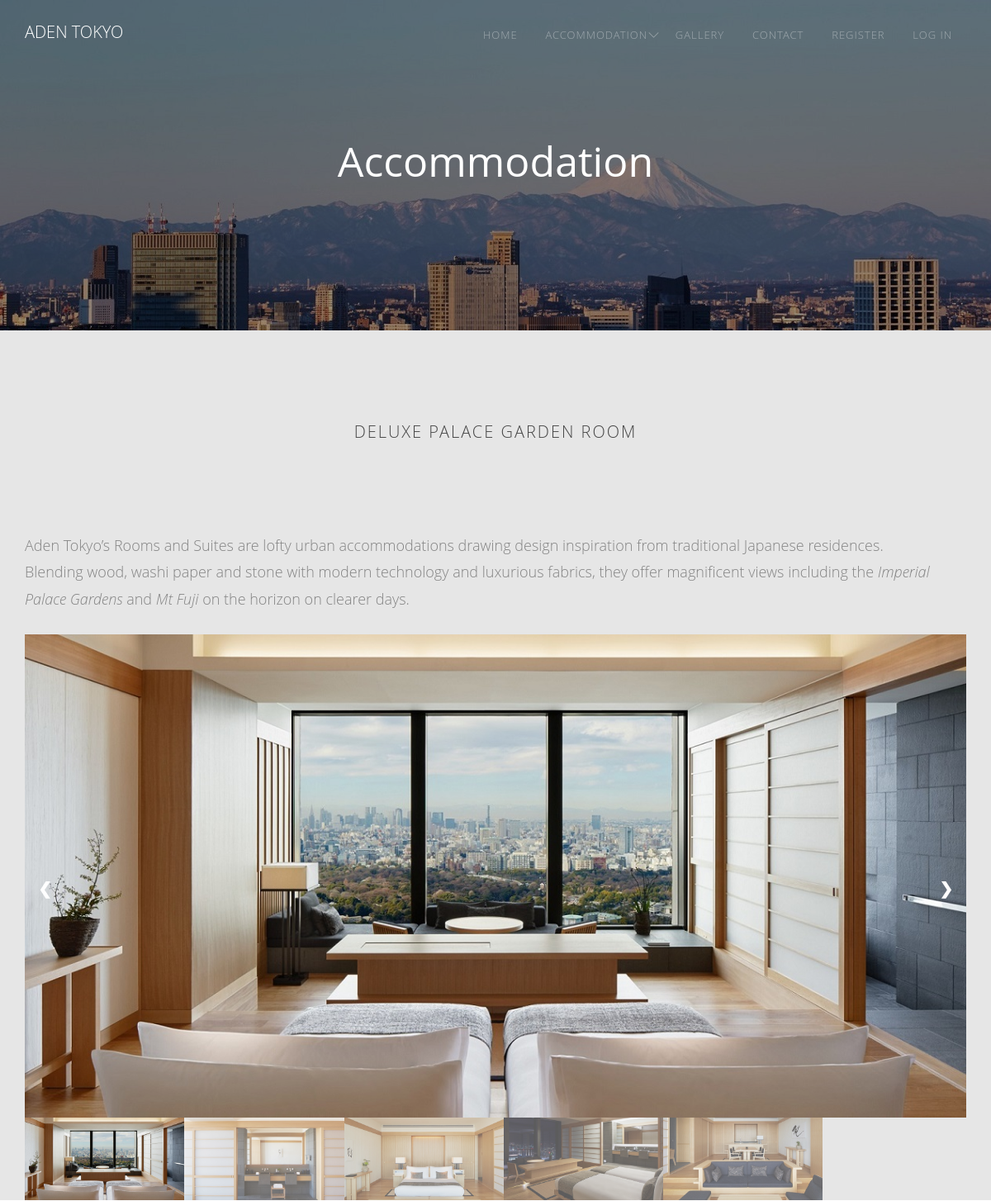
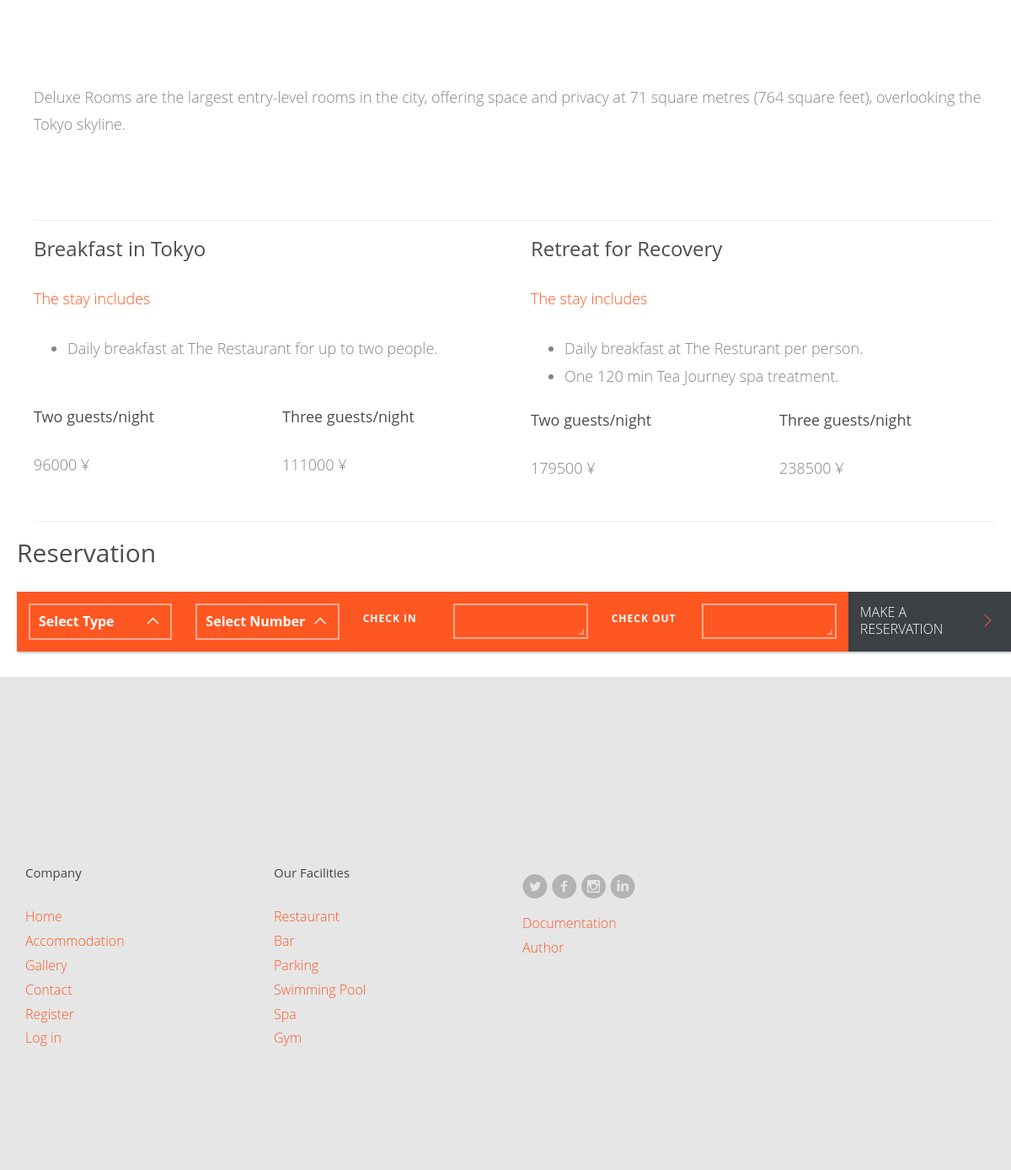
The app's page /index.php?page=accommodation&idRoom=1 with its own data (2 pictures, top to bottom).
### tables this page shows
CREATE TABLE `menu` (
  `id_menu` int(50) NOT NULL,
  `href` varchar(50) NOT NULL,
  `text` varchar(50) NOT NULL
);

CREATE TABLE `rooms` (
  `id_room` int(50) NOT NULL,
  `room_name` varchar(50) NOT NULL,
  `description` text NOT NULL,
  `album` varchar(50) NOT NULL
);

CREATE TABLE `room_pic` (
  `id_room_pic` int(50) NOT NULL,
  `src` varchar(50) NOT NULL,
  `alt` varchar(50) NOT NULL,
  `id_room` int(50) NOT NULL
);

CREATE TABLE `price` (
  `id_price` int(50) NOT NULL,
  `number_ppl` int(2) NOT NULL,
  `id_room_type` int(50) NOT NULL,
  `price` decimal(30,0) NOT NULL,
  `date` datetime NOT NULL DEFAULT current_timestamp()
);

CREATE TABLE `facilities` (
  `id_facility` int(20) NOT NULL,
  `pic_src` varchar(30) NOT NULL,
  `name` varchar(30) NOT NULL,
  `text` text NOT NULL,
  `icon` varchar(30) NOT NULL
);

### models/functions.php (called while the page is built, shortened)
<?php
function vratiSve($tabela){
    global $konekcija;
    $upit = "SELECT * FROM $tabela";
    $dobijeniPodaci = $konekcija->query($upit)->fetchAll();
    return $dobijeniPodaci;
}
function pojedinacnaSoba($id){
    global $konekcija;
    $upit = "SELECT * FROM rooms WHERE id_room = :id";
    $priprema = $konekcija->prepare($upit);
    $priprema->bindParam(":id", $id);
    $priprema->execute();
    $rezultat = $priprema->fetch();
    return $rezultat;
}
function roomPictures($id){
    global $konekcija;
    $upit = "SELECT rp.src, rp.alt FROM rooms r INNER JOIN room_pic rp
                ON r.id_room = rp.id_room
                WHERE r.id_room = ?";
    $priprema = $konekcija->prepare($upit);
    $priprema->execute([$id]);
    $dobijeniPodaci = $priprema->fetchAll();
    return $dobijeniPodaci;
}
function price($id, $number, $type){
    global $konekcija;
    $upit = "SELECT p.id_price, p.price FROM rooms r INNER JOIN room_type rt
    ON r.id_room = rt.id_room INNER JOIN accommodation_type acct
    ON acct.id_acc_type=rt.id_acc_type INNER JOIN price p
    ON rt.id_room_type=p.id_room_type
    WHERE r.id_room = ? AND p.number_ppl = ? AND acct.id_acc_type= ?
    ORDER BY p.date desc
    LIMIT 1";
    $priprema = $konekcija->prepare($upit);
    $priprema->execute([$id, $number, $type]);
    $dobijeniPodaci = $priprema->fetch();
    return $dobijeniPodaci;
}
?>

### views/pages/accommodation.php (the view, shortened to what this page needs)
<div id="featured-hotel" class="fh5co-bg-color">
	<div class="containerImg">
		<div class="row">
			<div class="col-md-12">
				<div class="section-title text-center">
					<?php
						if(isset($_GET["idRoom"])){
							$id = $_GET["idRoom"];
							$soba = pojedinacnaSoba($id);
							echo '<h2>'.$soba->room_name.'</h2>';
						}
					?>
				</div>
				<div class="container">
					<p>Aden Tokyo’s Rooms and Suites are lofty urban accommodations drawing design inspiration from traditional Japanese residences.
						<br/>Blending wood, washi paper and stone with modern technology and luxurious fabrics, they offer magnificent views including the <i>Imperial Palace Gardens</i> and <i>Mt Fuji</i> on the horizon on clearer days.</p>
				</div>
			</div>
		</div>
		<div class="container containerImg">
		<?php
				$slike = roomPictures($id);
				$putanjaFolder = $soba->album;
				$ispis = "";
				foreach($slike as $slika){
					$ispis .= '<div class="mySlides">
								<img src="assets/images/'.$putanjaFolder.'/'.$slika->src.'" alt="'.$slika->alt.'" style="width:100%">
							</div>';
				}
				$ispis .= '<a class="prev">❮</a><a class="next">❯</a>
							<div class="row rowImg">';
				$i = 1;
				foreach($slike as $sl){
					$ispis .= '<div class="column">
					<img class="demo cursor" src="assets/images/'.$putanjaFolder.'/'.$sl->src.'" alt="'.$sl->alt.'" style="width:100%" data-id="'.$i.'">
					</div>';
					$i++;
				}
				$ispis .= '</div>';
				echo $ispis;
		?>
		</div>
		<div class="container-fluid bgWhite">
			<div class="container">
				<div class="description my-auto">
					<p>
						<?php
							echo $soba->description;
						?>
					</p>
				</div><hr/>
				<div class="row">
					<div class="col-lg-6">
						<h3>Breakfast in Tokyo</h3>
						<p class="orange">The stay includes</p>
						<ul>
							<li>Daily breakfast at The Restaurant for up to two people.</li>
						</ul><br/>
						<div class="row">
							<div class="col-lg-6">
								<h4>Two guests/night</h4>
								<p>
									<?php
										$price = price($id, 2, 1);
										echo($price->price);
									?>
									&yen;
								</p>
							</div>
							<div class="col-lg-6">
								<h4>Three guests/night</h4>
								<p>
									<?php
										$price = price($id, 3, 1);
										echo($price->price);
									?>
									&yen;
								</p>
							</div>
						</div>
					</div>
					<div class="col-lg-6">
						<h3>Retreat for Recovery</h3>
						<p class="orange">The stay includes</p>
						<ul>
							<li>Daily breakfast at The Resturant per person.</li>
							<li>One 120 min Tea Journey spa treatment.</li>
						</ul>
						<div class="row">
							<div class="col-lg-6">
								<h4>Two guests/night</h4>
								<p>
									<?php
										$price = price($id, 2, 2);
										echo($price->price);
									?>
									&yen;
								</p>
							</div>
							<div class="col-lg-6">
								<h4>Three guests/night</h4>
								<p>
									<?php
										$price = price($id, 3, 2);
										echo($price->price);
									?>
									&yen;
								</p>
							</div>
						</div>
					</div>
				</div><hr/>
				<div class="row">
					<h2>Reservation</h2>
					<div id="availability">
						<form action="#">
							<div class="a-col">
								<section>
								</section>
							</div>
							<div class="a-col">
								<section>
								</section>
							</div>
							<div class="a-col alternate">
								<div class="input-field">
									<label for="date-start">Check In</label>
									<input type="text" class="form-control" id="date-start" name="datumOd" />
								</div>
							</div>
							<div class="a-col alternate">
								<div class="input-field">
									<label for="date-end">Check Out</label>
									<input type="text" class="form-control" id="date-end" name="datumDo" />
								</div>
							</div>
							<div class="a-col action">
								<a id="reserve" data-idsobe="<?= $id ?>" href="#">
									<span>Make a</span>
									Reservation
								</a>
							</div>
						</form>
					</div>
					<div class="row">
						<br/>
						<div class="col-lg-12" id="responseReserv">
						</div>
					</div>
				</div>
			</div>
		</div>
	</div>
</div>

### views/fixed/head/head.php (shortened to what this page needs)
<!DOCTYPE html>
 <html class="no-js">
<head>
	<link rel="stylesheet" href="assets/css/superfish.css">
	<link rel="stylesheet" href="assets/css/bootstrap-datepicker.min.css">
	<link rel="stylesheet" href="assets/css/cs-select.css">
	<link rel="stylesheet" href="assets/css/cs-skin-border.css">
	<link rel="stylesheet" href="assets/css/themify-icons.css">
	<link rel="stylesheet" href="assets/css/flaticon.css">
	<link rel="stylesheet" href="assets/css/icomoon.css">
	<link rel="stylesheet" href="assets/css/flexslider.css">
	<link rel="stylesheet" href="assets/css/style.css">
	<link rel="stylesheet" href="assets/css/lightbox.min.css">
	<link rel="stylesheet" href="assets/css/my-style.css">
</head>
<body>

### views/fixed/header.php (shortened to what this page needs)
<div id="fh5co-wrapper">
        <div id="fh5co-page">
            <div id="fh5co-header">
                <header id="fh5co-header-section">
                    <div class="container">
                        <div class="nav-header">
                            <h1 id="fh5co-logo">
                                <a href="index.php">
                                    <span>Aden Tokyo</span>
                                </a>
                            </h1>
                            <nav id="fh5co-menu-wrap" role="navigation">
                                <ul class="sf-menu" id="fh5co-primary-menu">
                                <?php
                                    $meni = vratiSve("menu");
                                    $sobe = vratiSve("rooms");
                                    if(isset($_GET["page"])){
                                        $page = $_GET["page"];
                                    }
                                    $ispis = "";
                                    foreach($meni as $m){
                                            if($m->href != "admin"){
                                                if($m->href == "accommodation"){
                                                    $ispis .= "<li><a href='index.php?page=accommodations' class='fh5co-sub-ddown'>$m->text</a>
                                                                <ul class='fh5co-sub-menu'>";
                                                    foreach($sobe as $s){
                                                        $ispis .= "<li><a href='index.php?page=$m->href&idRoom=$s->id_room'>$s->room_name</a></li>";
                                                    }
                                                    $ispis .= "<li><a href='index.php?page=accommodations'>All accommodations</a></li>";
                                                    $ispis .= "</ul></li>";
                                                }
                                                else if($m->href == "login" && isset($_SESSION["user"])){
                                                    $ispis .= "<li><a href='index.php?page=reservations'>My reservations</a></li>";
                                                    $ispis .= "<li><a href='models/users/logout.php' class='btn btn-primary'>{$_SESSION['user']->first_name} - Log out</a></li>";
                                                }
                                                else if(strpos($page, $m->href)){
                                                    $ispis .= "<li><a class='active' href='index.php?page=$m->href'>$m->text</a></li>";
                                                }
                                                else{
                                                    $ispis .= "<li><a href='index.php?page=$m->href'>$m->text</a></li>";
                                                }
                                            }
                                    }
                                    echo $ispis;
                                ?>
                                </ul>
                            </nav>
                        </div>
                    </div>
                </header>
            </div>

### index.php (shortened to what this page needs)
<?php
    include "config/connection.php";
	include "models/functions.php";
    include "views/fixed/head/head.php";
    include "views/fixed/header.php";
	if(isset($_GET["page"])){
		switch($_GET["page"]){
			case 'accommodation':
				include "views/fixed/background.php";
				include "views/pages/accommodation.php";
				break;
		}
	  }
	  else {
		include "views/pages/home.php";
	  }
    include "views/fixed/footer.php";
?>

### views/fixed/background.php (shortened to what this page needs)
<div class="fh5co-parallax" data-stellar-background-ratio="0.5">
	<div class="overlay"></div>
	<div class="container">
		<div class="row">
			<div class="col-md-12 col-md-offset-0 col-sm-12 col-sm-offset-0 col-xs-12 col-xs-offset-0 text-center fh5co-table">
				<div class="fh5co-intro fh5co-table-cell">
					<h1 class="text-center">
                        <?php
							 if(isset($_GET["page"])){
								$page = $_GET["page"];
								foreach($meni as $m){
									if($page == $m->href){
										echo $m->text;
									}
								}
							}
                        ?>
                    </h1>
				</div>
			</div>
		</div>
	</div>
</div>

### views/fixed/footer.php (shortened to what this page needs)
            <footer id="footer" class="fh5co-bg-color">
                <div class="container">
                    <div class="row">
                        <div class="col-md-6">
                            <div class="row">
                                <div class="col-md-6">
                                    <h3>Company</h3>
                                    <ul class="link">
                                        <?php
                                            foreach($meni as $m){
                                                if($m->href != "admin"){
                                                    echo "<li><a href='index.php?page=$m->href'>$m->text</a></li>";
                                                }
                                            }
                                        ?>
                                    </ul>
                                </div>
                                <div class="col-md-6">
                                    <h3>Our Facilities</h3>
                                    <ul class="link">
                                        <?php
                                            $facilities = vratiSve("facilities");
                                            foreach($facilities as $fac){
                                                echo "<li><a href='#'>$fac->name</a></li>";
                                            }
                                        ?>
                                    </ul>
                                </div>
                            </div>
                        </div>
                        <div class="col-md-6">
                            <ul class="social-icons">
                                <li>
                                    <a href="https://twitter.com/"><i class="icon-twitter-with-circle"></i></a>
                                    <a href="https://www.facebook.com/"><i class="icon-facebook-with-circle"></i></a>
                                    <a href="https://www.instagram.com/"><i class="icon-instagram-with-circle"></i></a>
                                    <a href="https://www.linkedin.com/"><i class="icon-linkedin-with-circle"></i></a>
                                </li>
                            </ul>
                            <ul class="link">
                                <li><a href='data/documentation.pdf'>Documentation</a></li>
                                <li><a href='index.php?page=author'>Author</a></li>
                            </ul>
                        </div>
                    </div>
                </div>
	        </footer>
	    </div>
    </div>
    </body>
</html>

### assets/css/superfish.css (style rules this page uses)
.sf-menu, .sf-menu * { margin: 0; padding: 0; list-style: none; }
.sf-menu li { position: relative; }
.sf-menu > li { float: left; }
.sf-menu a { display: block; position: relative; }
.sf-menu { float: left; margin-bottom: 1em; }
.sf-menu a { border-left: 1px solid #fff; border-top: 1px solid #dFeEFF; border-top: 1px solid rgba(255,255,255,.5); padding: .75em 1em; text-decoration: none; zoom: 1; }
.sf-menu a { color: #13a; }
.sf-menu li { background: #BDD2FF; white-space: nowrap; *white-space: normal; -webkit-transition: background .2s; transition: background .2s; }
.sf-arrows .sf-with-ul { padding-right: 2.5em; *padding-right: 1em; }
.sf-arrows .sf-with-ul:after { content: ''; position: absolute; top: 50%; right: 1em; margin-top: -3px; height: 0; width: 0; border: 5px solid transparent; border-top-color: #dFeEFF; border-top-color: rgba(255,255,255,.5); }

### assets/css/icomoon.css (style rules this page uses)
[class^="icon-"], [class*=" icon-"] { font-family: 'icomoon'; speak: none; font-style: normal; font-weight: normal; font-variant: normal; text-transform: none; line-height: 1; -webkit-font-smoothing: antialiased; -moz-osx-font-smoothing: grayscale; }
.icon-facebook-with-circle:before { content: "\ea66"; }
.icon-instagram-with-circle:before { content: "\ea6e"; }
.icon-linkedin-with-circle:before { content: "\ea72"; }
.icon-twitter-with-circle:before { content: "\ea7b"; }

### assets/css/my-style.css (style rules this page uses)
img { vertical-align: middle; }
.containerImg { position: relative; }
.mySlides { display: none; }
.cursor { cursor: pointer; }
.prev, .next { cursor: pointer; position: absolute; top: 40%; width: auto; padding: 16px; color: #fff; font-weight: bold; font-size: 20px; border-radius: 0 3px 3px 0; user-select: none; -webkit-user-select: none; }
.next { right: 0; border-radius: 3px 0 0 3px; margin-right: 20px; }
.rowImg:after { content: ""; display: table; clear: both; }
.rowImg { margin-left: 0px !important; }
.column { float: left; width: 16.66%; }
.demo { opacity: 0.6; }
.active, .demo:hover { opacity: 1; }
.description { width: 100%; padding-top: 100px; padding-bottom: 50px; }
.bgWhite { background-color: #fff; }
.orange { color: #FF5722; }

### records on screen
menu: text "HOME", text "Home"
menu: text "ACCOMMODATION", text "Accommodation"
menu: text "GALLERY", text "Gallery"
menu: text "CONTACT", text "Contact"
menu: text "REGISTER", text "Register"
menu: text "LOG IN", text "Log in"
rooms: room_name "DELUXE PALACE GARDEN ROOM", description "Deluxe Rooms are the largest entry-level rooms in the city, offering space and privacy at 71 square metres (764 square feet), overlooking the Tokyo skyline."
room_pic: id_room+src (picture)
room_pic: id_room+src (picture)
room_pic: id_room+src (picture)
room_pic: id_room+src (picture)
room_pic: id_room+src (picture)
price: price "96000"
price: price "111000"
price: price "179500"
price: price "238500"
facilities: name "Restaurant"
facilities: name "Bar"
facilities: name "Parking"
facilities: name "Swimming Pool"
facilities: name "Spa"
facilities: name "Gym"
